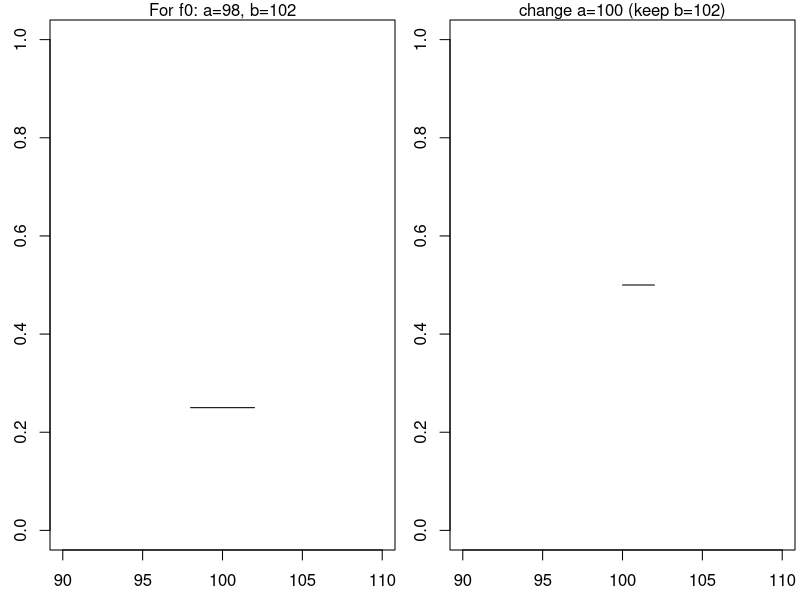

This chart was generated by the following R code:
## ---- chunk 1
f0 <- function(x,a=0,b=1){
  # Make sure a < b when using this function.
  ifelse(x < a,NaN, ifelse(x <= b, 1/(b-a), NaN))
}

a <- 98
b <- 102
x <- seq(a,b,0.1)
y <- f0(x,a,b)

par(mfrow=c(1,2),mar=c(2.5,2.5,1,0.25))
plot(x,y,type='l',xlim=c(90,110), ylim = c(0,1))
mtext('For f0: a=98, b=102', side = 3, line = 0)

a <- 100
x <- seq(a,b,0.1)
y <- f0(x,a,b)

plot(x,y,type='l',xlim=c(90,110), ylim = c(0,1))
mtext('change a=100 (keep b=102)', side = 3, line = 0)
